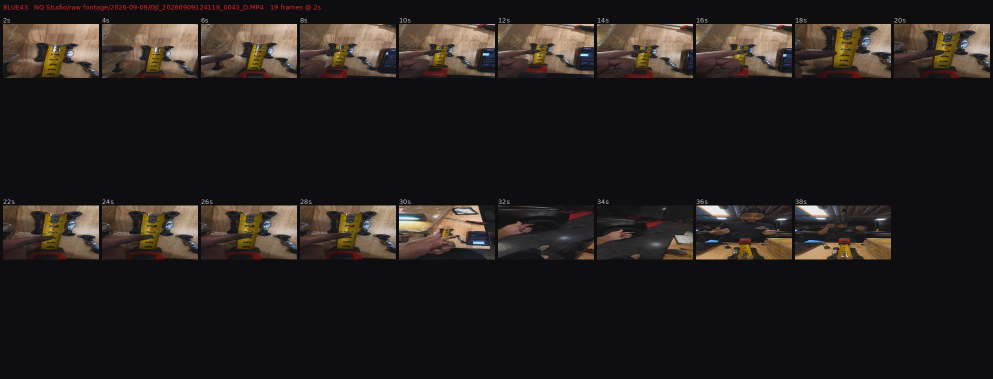
#> input picture formula-dynamics/99-toolkit/video-index/sheets/BLUE43.jpg, 1986 x 758 px (shown at 1/2 size)
$ python -i build_service_posters.py   (imports and definitions only)
#> lines starting #> are read from the running program, lines starting #| are printed output that depends on the picture
#> further down, picture is the input picture: PIL image 1986x758 RGB; mean R, G, B 36.3, 31.6, 29.3
#!/usr/bin/env python3
"""One poster per service, three layouts, photo supplied by the shop.

The brief was a competitor's brake ad. What is worth taking from it is the
STRUCTURE - a stacked headline, an icon list of what the service actually
includes, a CTA and a contact foot - not its identity. Everything here is set
in Formula Dynamics' own system: brand red as the only accent, Bebas Neue,
dark ground, and translucent panels that are never bordered.

Layouts
  A  spec      full-bleed photo, headline top, inclusions down the left rail
  B  band      photo across the top, solid lower half, inclusions in a row
  C  rail      vertical service rail, photo right, frosted panel carrying copy

    python3 build_service_posters.py brakes --photo gt3.jpg
    python3 build_service_posters.py brakes            # placeholder photo
    python3 build_service_posters.py all --layout A
"""
from __future__ import annotations

import argparse
import os
import sys
from pathlib import Path

HERE = Path(__file__).resolve().parent
sys.path.insert(0, str(HERE.parent / "99-toolkit"))

from PIL import Image, ImageDraw, ImageFilter, ImageStat  # noqa: E402
import fd_brand as B                            # noqa: E402
import fd_render as R                           # noqa: E402

OUT = HERE / "service-posters"
PHOTOS = HERE / "photos"
APPROVED_LAYOUT = "J"   # signed off 14 Sept; every service is built on it
W, H = B.CANVASES["9x16"]

# Instagram's action rail starts at x = 907 on a 1080 canvas. Nothing that has
# to be read may cross it - the same number fd_hud.py uses for video.
SAFE_RIGHT = int(W * 0.824)
MARGIN = 64


# --------------------------------------------------------------------------
# Icons - drawn, not sourced, so they carry the brand's weight and colour
# --------------------------------------------------------------------------
# [66 lines left out: functions _icon, icon_rotor, icon_fluid, icon_caliper, icon_pad, icon_check and 1 more, not called in this run]


ICONS = {"rotor": icon_rotor, "fluid": icon_fluid, "caliper": icon_caliper,
         "pad": icon_pad, "check": icon_check, "gauge": icon_gauge}


# [31 lines left out: functions badge, placeholder, cover, not called in this run]


# White type needs the ground under it below roughly this luminance. A fixed
# scrim is set for one car and fails on the next: the white GT3 RS measured 124
# under the headline where a dark Cullinan measures single figures. So the
# scrim SOLVES for the target instead of being dialled in by eye.
TARGET_LUMA = 40

# A mean is the wrong statistic for a night garage frame. The shop is a black
# car under hard point lights: the average sits on target while the lights
# themselves punch straight through the scrim, and white type laid over one
# disappears. Measured on the lift footage, the ground under the fine print
# averages 29-52 against a target of 40 - correct - while its brightest 3%
# reaches 179-222.
#
# The ceiling below is not chosen, it is read off the work that already reads.
# Across the approved stills the same brightest-3% figure runs 80-123, so 120
# is where a highlight stops being legible ground and starts being a hole in
# the type. The scrim now solves for the mean AND for that tail, and takes
# whichever asks for more.
HIGHLIGHT_PCT = 97
TARGET_HIGHLIGHT = 120
DEBUG = bool(os.environ.get("FD_POSTER_DEBUG"))


# [132 lines left out: functions percentile_luma, solve_alpha, scrim, top_scrim, base_scrim, glass and 3 more, not called in this run]


def footer(base, words, y):
    t = R.text("   |   ".join(words), 21, "#8B8A91", tracking=0.22)
    R.paste(base, t, (W - t.width) // 2, y)


# [27 lines left out: functions contact_line, contact_block, headline, not called in this run]


# --------------------------------------------------------------------------
# Shop facts - read off the live site, not remembered
# --------------------------------------------------------------------------
PHONE = "(702) 430-1040"
ADDRESS = "4790 POLARIS AVE  ·  LAS VEGAS, NV"

# Two live sites, two businesses, and these posters were pointing at the wrong
# one. formuladynamics.com titles itself "Maserati & Ferrari Exotic
# Performance Parts" - the parts store. formuladynamicsperformance.com is
# "Exotic Performance Upgrades Las Vegas ... performance upgrades, service,
# and maintenance", which is what a brake or oil service ad sells and what the
# address on the poster belongs to. The videos already used the service site;
# only the posters disagreed. Shop's call, 23 Sept.
SITE = B.WEBSITE
# Confirmed by the shop 14 Sept: @formuladynamicsperformance is current and
# @formuladynamicsusa is the old one, being taken off the website.
HANDLE = "@formuladynamicsperformance"
QUALIFIER = ("EXOTICS  ·  LUXURY  ·  PERFORMANCE", "ALL MAKES  ·  ALL MODELS")
FOOT = ("PERFORMANCE", "PROTECTION", "MAINTENANCE", "AND BEYOND")


# --------------------------------------------------------------------------
# One entry per service. Everything on screen comes from here.
# --------------------------------------------------------------------------
SERVICE_POSTERS = {
    "brakes": dict(
        photo="DSC00075.JPEG",
        eyebrow="BRAKE SERVICE",
        # Benefit first, price late - the shop's own copy rule. The service
        # name is the eyebrow; the headline is what it does for the car.
        h1="STOPS WHEN", h2="YOU NEED IT TO",
        tagline=("ROTORS, FLUID AND CALIPERS", "CHECKED, SERVICED, SIGNED OFF"),
        includes=[
            ("rotor",   "ROTORS",     "INSPECTED"),
            ("fluid",   "BRAKE FLUID", "FLUSHED & BLED"),
            ("caliper", "CALIPERS",   "CLEANED & CHECKED"),
            ("pad",     "BRAKE",      "UPGRADES AVAILABLE"),
        ],
        price="$499",
        # "Parts", not "pads": the list names rotors and pads both, so the
        # narrower word under-declared what the customer may still owe for.
        # Shop's own wording, 14 Sept.
        fine="PARTS SOLD SEPARATELY",
        cta=("BOOK YOUR", "BRAKE SERVICE"),
    ),
}


# --------------------------------------------------------------------------
# Layout A - SPEC. Full-bleed photo, headline high, inclusions down the rail.
# --------------------------------------------------------------------------
# [260 lines left out: functions layout_spec, layout_band, layout_rail, layout_job, layout_telemetry, not called in this run]


LAYOUTS = {"A": ("spec", layout_spec), "B": ("band", layout_band),
           "C": ("rail", layout_rail), "D": ("job", layout_job),
           "E": ("telemetry", layout_telemetry)}


# [31 lines left out: function main, not called in this run]


# ==========================================================================
# v2 - the sale-driven set
#
# The boss picked A and B, asked for bigger type, a sale-driven read and a
# composition closer to the reference ad. All three are measured decisions:
#
# TYPE. A 1080px poster renders about 390pt wide in an iPhone feed - a scale of
# 0.361. The v1 posters ran type down to 21px, which lands at 7.6pt on a phone
# against an ~11pt readable floor. Nothing here goes below MIN_TYPE.
#
# SALE. "From $499" rather than "$499": pads are sold separately, so $499 is
# genuinely the floor rather than the price, and the honest wording is also the
# one that reads as an offer.
#
# REFERENCE. Five inclusions rather than four, a supporting tagline under the
# headline, glyphs on the phone and address, and a CTA that ends in TODAY - the
# structural moves from the ad the shop brought in, in our own type and colour.
# ==========================================================================
MIN_TYPE = 34          # 12.3pt on a phone; below this is decoration, not copy
PHONE_SCALE = 390.0 / 1080.0


# [83 lines left out: functions t, glyph_phone, glyph_pin, offer_block, cta_block, contact_big, not called in this run]


def footer_big(im, words, y):
    ft = t("   |   ".join(words), 26, "#8B8A91", tracking=0.20, floor=False)
    R.paste(im, ft, (W - ft.width) // 2, y)


# [10 lines left out: function icon_rows, not called in this run]


# [13 lines not run here, left out]


class Cursor:
    """Vertical layout with a floor, so an overrun is an error not a surprise.

    Three collisions were found by eye in the v1 layouts because blocks were
    placed at H-minus-a-constant and the content above was free to grow into
    them. Here every block reports its height and the cursor refuses to pass
    the floor.
    """

    def __init__(self, y, floor, name):
        self.y, self.floor, self.name = y, floor, name

    # [127 lines left out: functions advance, qualifier_big, contact_compact, layout_offer_spec, layout_offer_band, layout_offer_led, not called in this run]


# [19 lines not run here, left out]


# [137 lines left out: functions service_head, price_hero, layout_service_first, layout_service_band, layout_service_split, not called in this run]


# [3 lines not run here, left out]


# ==========================================================================
# The rest of the menu, on the approved layout.
#
# Every line item below is lifted from SERVICE-LINE-ITEMS.md rather than
# written fresh, so the ticks and the open boxes in that file still describe
# exactly what is on screen. Where a service has three lines, it gets three -
# the layout takes a short list without complaint, and padding one out would
# mean inventing claims the shop has not seen.
#
# Services with no published price do not get a made-up one. They carry
# DM FOR PRICING, which is the shop's own stated preference for high-ticket
# work: it lets them sell rather than letting the number decide.
# ==========================================================================
# [46 lines left out: functions icon_shield, icon_chip, icon_spring, icon_wrench, icon_calendar, not called in this run]


# [2 lines not run here, left out]

DM = "DM FOR PRICING"

MENU = {
 "oil": dict(
   photo="DSC08985-Edit.JPEG", big=("OIL", "SERVICE"),
   support="THE OIL ITSELF, NOT JUST THE LABOR.", crop="body",
   includes5=[("fluid", "OIL & FILTER", "REPLACED"),
              ("check", "MULTI-POINT", "INSPECTION"),
              ("gauge", "FLUIDS", "TOPPED OFF")],
   offer_label="OIL SERVICE FROM", price="$1,199",
   fine="THE OIL IS INCLUDED", cta=("BOOK YOUR OIL", "SERVICE TODAY")),

 "suspension": dict(
   photo="DSC07635-Edit.JPEG", big=("SUSPENSION", "SERVICE"),
   support="RIDES THE WAY IT LEFT THE FACTORY.",
   includes5=[("spring", "RIDE HEIGHT", "SET"),
              ("wrench", "BUSHINGS", "CHECKED"),
              ("gauge", "FOUR-WHEEL", "ALIGNMENT")],
   offer_label="SUSPENSION SERVICE", price=None, big_offer=DM,
   fine="IN THE ANNUAL PACKAGE", cta=("BOOK YOUR", "SERVICE TODAY")),

 "diagnostics": dict(
   photo="DSC06522.JPEG", big=("FULL", "DIAGNOSTICS"),
   support="KNOW WHAT IT NEEDS BEFORE IT BREAKS.",
   includes5=[("chip", "FULL ECU", "SCAN"),
              ("check", "WRITTEN", "REPORT")],
   offer_label="DIAGNOSTICS FROM", price="$499",
   fine="TWO IN THE ANNUAL PACKAGE", cta=("BOOK YOUR", "DIAGNOSTICS TODAY")),

 "fullppf": dict(
   photo="DSC05931.JPEG", big=("FULL CAR", "PPF"),
   support="THE PAINT IS THE EXPENSIVE PART.",
   includes5=[("shield", "EVERY PAINTED", "PANEL"),
              ("shield", "EDGES & JAMBS", "WRAPPED"),
              ("fluid", "EXTERIOR CERAMIC", "COATING"),
              ("fluid", "INTERIOR CERAMIC", "COATING")],
   offer_label="FULL CAR PPF", price=None, big_offer=DM,
   fine="SELF-HEALING FILM", cta=("BOOK YOUR", "PPF TODAY")),

 "windshieldppf": dict(
   photo="DSC08987.JPEG", big=("WINDSHIELD", "PPF"),
   support="EDGE TO EDGE, OPTICALLY CLEAR.",
   includes5=[("shield", "ROCK CHIP", "PROTECTION"),
              ("shield", "EDGE-TO-EDGE", "COVERAGE"),
              ("check", "HEADLIGHT PPF", "FREE")],
   offer_label="WINDSHIELD PPF", price="$899",
   fine="HEADLIGHTS INCLUDED FREE", cta=("BOOK YOUR", "WINDSHIELD TODAY")),

 "tune": dict(
   photo="DSC02047.JPEG", big=("ECU", "TUNE"),
   support="STOCK IS A STARTING POINT.",
   includes5=[("chip", "CUSTOM", "CALIBRATION"),
              ("gauge", "ROAD", "TESTED"),
              ("wrench", "RYFT TITANIUM", "FITTED HERE")],
   offer_label="ECU TUNE", price="FREE",
   fine="WITH A RYFT OR OPUS EXHAUST", cta=("BOOK YOUR", "TUNE TODAY")),

 "gradientppf": dict(
   photo="DSC05812.JPEG", big=("CUSTOM", "GRADIENT PPF"),
   support="A COLOUR NOBODY ELSE IS RUNNING.",
   includes5=[("shield", "COLOR MATCHED", "TO YOU"),
              ("shield", "EVERY PANEL", "WRAPPED"),
              ("fluid", "CERAMIC", "COATING")],
   offer_label="CUSTOM GRADIENT PPF", price=None, big_offer=DM,
   fine="FITTED IN HOUSE", cta=("BOOK YOUR", "WRAP TODAY")),

 "annual": dict(
   photo="DSC05802.JPEG", big=("ANNUAL", "SERVICE PACKAGE"),
   support="A YEAR OF SERVICE, BOUGHT ONCE.",
   includes5=[("fluid", "TWO OIL", "SERVICES"),
              ("rotor", "ONE BRAKE", "SERVICE"),
              ("chip", "TWO", "DIAGNOSTICS"),
              ("spring", "ANY SUSPENSION", "SERVICE"),
              ("calendar", "10% OFF", "UPGRADES")],
   offer_label="ANNUAL PACKAGE", price="$3,999",
   fine="PER YEAR  ·  PARTS SOLD SEPARATELY",
   cta=("ASK ABOUT THE", "ANNUAL PACKAGE")),
}

# [6 lines not run here, left out]


def auto_fx(img, tw=W, th=H, steps=41, prefer="detail"):
    """Aim the crop at the wheel by finding the busiest column window.

    Every shop frame is 3:2 landscape, so a 9:16 crop keeps roughly 30% of the
    width. Centring it is a coin flip - on half these photographs the wheel
    sits right of centre and a centred crop cuts it. Spokes, tyre lettering and
    caliper edges are the highest-frequency detail in the frame, so the window
    with the most edge energy is the wheel. Same technique the poster heroes
    used to pick their frames off the footage.
    """
#> called with tw = 1080, th = 1920, steps = 41, prefer = 'detail'
    from PIL import ImageFilter
    im = img.convert("L").filter(ImageFilter.FIND_EDGES)
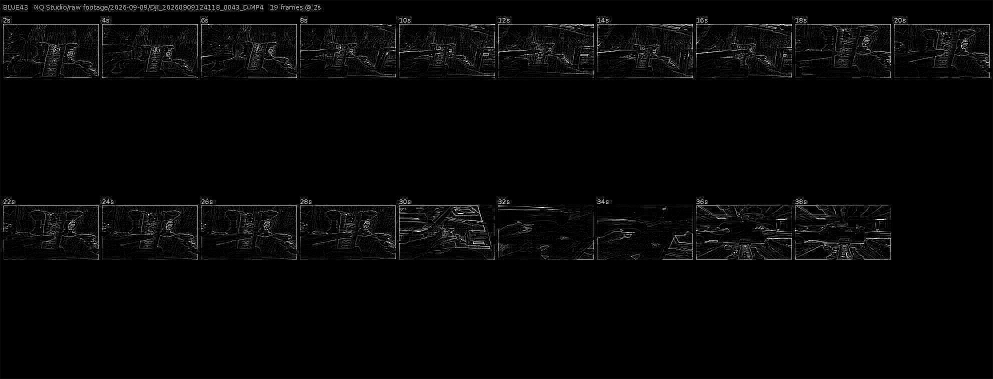
#> im: PIL image 1986x758 L (shown at 1/2 size); min 0, max 255, mean 6.2
    scale = 420 / im.width
#> scale = 0.211
    im = im.resize((420, max(1, round(im.height * scale))))
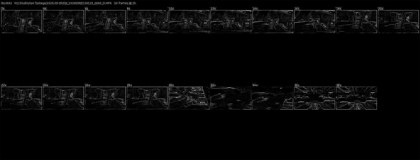
#> im: PIL image 420x160 L; min 0, max 120, mean 6.2
    win = max(1, round(im.height * tw / th))
#> win = 90
    if win >= im.width:
        return 0.5
    col = [sum(im.crop((x, 0, x + 1, im.height)).getdata()) for x in range(im.width)]
#> col = 420 values, max 2780 at index 125, min 228 at index 389, mean 992.5
    # prefer="detail" takes the busiest window - the wheel, which is the
    # subject of a brake ad. prefer="body" takes the calmest, which lands on
    # panel and paint instead. An oil ad that crops to a brake caliper is
    # telling the customer the wrong story, and the same photograph can serve
    # either service depending only on where the window sits.
    run = sum(col[:win])
#> run = 101779
    best, best_x = run, 0
#> best = 101779; best_x = 0
    for x in range(1, im.width - win):
        run += col[x + win - 1] - col[x - 1]
        if (run > best) if prefer == "detail" else (run < best):
            best, best_x = run, x
#> this loop made 329 passes
#> (run, best) on passes 1, 16, 17, 18, 19, 20, 38: (101830, 101830), (102043, 102043), (102540, 102540), (102811, 102811), (102988, 102988), (103094, 103094), (103689, 103689)
#> run on passes 2 to 7: 100641, 100213, 99559, 99168, 99065, 99157
#> after the loop, best = 103689; best_x = 38; run = 73150
    return best_x / (im.width - win)


# ==========================================================================
# The car sets - one approved poster per photograph in the library.
#
# The design is settled, so the variable is the car. Every frame in photos/
# gets the same layout J, which is what turns one approved ad into a set the
# shop can post through.
#
# CROP. auto_fx has two aims. "detail" takes the busiest window - spokes,
# tyre lettering, caliper edges - which is the subject of a brake ad. "body"
# takes the calmest, which lands on paint and panel instead, because an oil
# ad that crops to a brake caliper tells the customer the wrong story.
#
# Neither rule is right on all fifteen. Read off a side-by-side of both modes,
# body-aim wins on the frames where the calm part of the picture is the car -
# a Ferrari shield on a black panel, a clean flank - and loses on the frames
# where the calm part is empty asphalt or a studio wall. Those go back to
# detail aim. The set below is that judgement, per photograph, not a rule.
# ==========================================================================
CROP_DETAIL = {"DSC00075", "DSC05799", "DSC05802", "DSC05812",
               "DSC06522", "DSC06603", "DSC07649-Edit"}


# [25 lines left out: function cars, not called in this run]

# [2 lines not run here, left out]

>>> from PIL import Image
>>> picture = Image.open('../99-toolkit/video-index/sheets/BLUE43.jpg')
>>> result = auto_fx(picture)
#> result = 0.115
